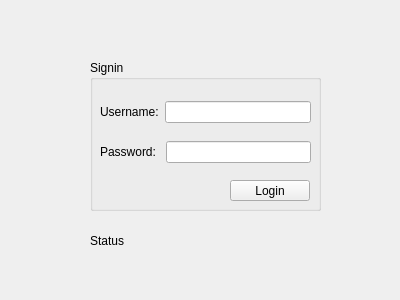
<?xml version="1.0" encoding="UTF-8"?>
<ui version="4.0">
 <class>signin</class>
 <widget class="QWidget" name="signin">
  <property name="geometry">
   <rect>
    <x>0</x>
    <y>0</y>
    <width>400</width>
    <height>300</height>
   </rect>
  </property>
  <property name="windowTitle">
   <string>Form</string>
  </property>
  <widget class="QGroupBox" name="groupBox">
   <property name="geometry">
    <rect>
     <x>90</x>
     <y>60</y>
     <width>231</width>
     <height>151</height>
    </rect>
   </property>
   <property name="title">
    <string>Signin</string>
   </property>
   <widget class="QPushButton" name="loginButton">
    <property name="geometry">
     <rect>
      <x>140</x>
      <y>120</y>
      <width>80</width>
      <height>21</height>
     </rect>
    </property>
    <property name="text">
     <string>Login</string>
    </property>
   </widget>
   <widget class="QWidget" name="">
    <property name="geometry">
     <rect>
      <x>10</x>
      <y>40</y>
      <width>211</width>
      <height>24</height>
     </rect>
    </property>
    <layout class="QHBoxLayout" name="horizontalLayout">
     <item>
      <widget class="QLabel" name="label">
       <property name="text">
        <string>Username:</string>
       </property>
      </widget>
     </item>
     <item>
      <widget class="QLineEdit" name="usernameEdit"/>
     </item>
    </layout>
   </widget>
   <widget class="QWidget" name="">
    <property name="geometry">
     <rect>
      <x>10</x>
      <y>80</y>
      <width>211</width>
      <height>24</height>
     </rect>
    </property>
    <layout class="QHBoxLayout" name="horizontalLayout_2">
     <item>
      <widget class="QLabel" name="label_2">
       <property name="text">
        <string>Password: </string>
       </property>
      </widget>
     </item>
     <item>
      <widget class="QLineEdit" name="passwordEdit"/>
     </item>
    </layout>
   </widget>
  </widget>
  <widget class="QLabel" name="ststusLabel">
   <property name="geometry">
    <rect>
     <x>90</x>
     <y>230</y>
     <width>231</width>
     <height>21</height>
    </rect>
   </property>
   <property name="text">
    <string>Status</string>
   </property>
  </widget>
 </widget>
 <resources/>
 <connections/>
</ui>
